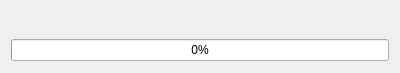
<?xml version="1.0" encoding="UTF-8"?>
<ui version="4.0">
 <class>Form</class>
 <widget class="QWidget" name="Form">
  <property name="geometry">
   <rect>
    <x>0</x>
    <y>0</y>
    <width>400</width>
    <height>73</height>
   </rect>
  </property>
  <property name="windowTitle">
   <string>Пожалуйста подождите...</string>
  </property>
  <layout class="QVBoxLayout" name="verticalLayout">
   <item>
    <widget class="QLabel" name="label">
     <property name="minimumSize">
      <size>
       <width>0</width>
       <height>20</height>
      </size>
     </property>
     <property name="maximumSize">
      <size>
       <width>16777215</width>
       <height>20</height>
      </size>
     </property>
     <property name="text">
      <string/>
     </property>
     <property name="alignment">
      <set>Qt::AlignCenter</set>
     </property>
    </widget>
   </item>
   <item>
    <widget class="QProgressBar" name="progressBar">
     <property name="maximum">
      <number>1000</number>
     </property>
     <property name="value">
      <number>0</number>
     </property>
    </widget>
   </item>
  </layout>
 </widget>
 <resources/>
 <connections/>
</ui>
